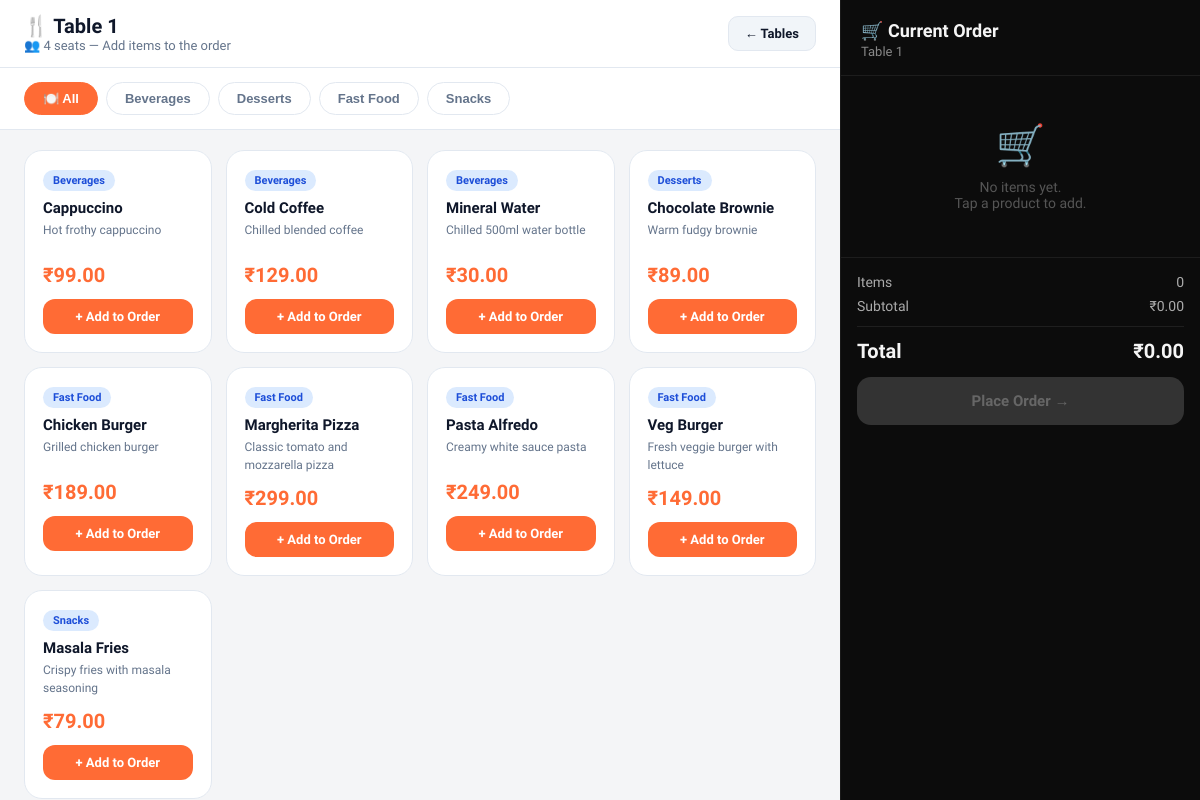
The page /pos/order.php?table_id=1 (signed in) on the database its author committed.
### tables this page shows
CREATE TABLE `restaurant_tables` (
  `id` int(11) NOT NULL AUTO_INCREMENT,
  `table_number` varchar(20) NOT NULL,
  `seats` int(11) NOT NULL,
  `status` enum('free','occupied') DEFAULT 'free',
  `active` enum('yes','no') DEFAULT 'yes',
  `created_at` timestamp NOT NULL DEFAULT current_timestamp(),
  PRIMARY KEY (`id`)
);

CREATE TABLE `products` (
  `id` int(11) NOT NULL AUTO_INCREMENT,
  `name` varchar(120) NOT NULL,
  `category_id` int(11) DEFAULT NULL,
  `category` varchar(100) DEFAULT NULL,
  `price` decimal(10,2) NOT NULL,
  `unit` varchar(50) DEFAULT 'Plate',
  `tax` decimal(5,2) DEFAULT 0.00,
  `description` text DEFAULT NULL,
  `created_at` timestamp NOT NULL DEFAULT current_timestamp(),
  PRIMARY KEY (`id`)
);

CREATE TABLE `categories` (
  `id` int(11) NOT NULL AUTO_INCREMENT,
  `category_name` varchar(100) NOT NULL,
  `status` enum('active','inactive') DEFAULT 'active',
  `created_at` timestamp NOT NULL DEFAULT current_timestamp(),
  PRIMARY KEY (`id`),
  UNIQUE KEY `category_name` (`category_name`)
);

### pos/order.php (the view, shortened to what this page needs)
<?php
include("../config/db.php");
$table_id = intval($_GET['table_id']);
$table_q  = mysqli_query($conn, "SELECT * FROM restaurant_tables WHERE id=$table_id AND active='yes'");
$table    = mysqli_fetch_assoc($table_q);
$products = mysqli_query($conn, "SELECT p.*, c.category_name
FROM products p
LEFT JOIN categories c ON p.category_id = c.id
ORDER BY c.category_name ASC, p.name ASC");
$cats_q = mysqli_query($conn, "SELECT DISTINCT c.category_name FROM categories c
INNER JOIN products p ON p.category_id = c.id
WHERE c.status='active'
ORDER BY c.category_name ASC");
$categories = [];
while ($c = mysqli_fetch_assoc($cats_q)) $categories[] = $c['category_name'];
?>
<!DOCTYPE html>
<html lang="en">
<head>
</head>
<body>
<div class="layout">
    <div class="left">
        <div class="topbar">
            <div>
                <h1>🍴 <?php echo htmlspecialchars($table['table_number']); ?></h1>
                <p>👥 <?php echo $table['seats']; ?> seats — Add items to the order</p>
            </div>
            <a class="btn-back" href="index.php">← Tables</a>
        </div>
        <div class="cat-tabs">
            <button class="cat-tab active" onclick="filterCat('all', this)">🍽️ All</button>
            <?php foreach ($categories as $cat): ?>
                <button class="cat-tab" onclick="filterCat('<?php echo htmlspecialchars(addslashes($cat)); ?>', this)">
                    <?php echo htmlspecialchars($cat); ?>
                </button>
            <?php endforeach; ?>
        </div>
        <div class="products-area">
            <div class="product-grid" id="productGrid">
                <?php while ($row = mysqli_fetch_assoc($products)): ?>
                <div class="product-card" data-cat="<?php echo htmlspecialchars($row['category_name']); ?>">
                    <div class="p-cat"><?php echo htmlspecialchars($row['category_name']); ?></div>
                    <div class="p-name"><?php echo htmlspecialchars($row['name']); ?></div>
                    <div class="p-desc"><?php echo htmlspecialchars($row['description'] ?: 'Fresh and delicious'); ?></div>
                    <div class="p-price">₹<?php echo number_format($row['price'], 2); ?></div>
                    <button class="add-btn" onclick="addToCart(<?php echo $row['id']; ?>, '<?php echo addslashes(htmlspecialchars($row['name'])); ?>', <?php echo floatval($row['price']); ?>)">
                        + Add to Order
                    </button>
                </div>
                <?php endwhile; ?>
            </div>
        </div>
    </div>
    <div class="right">
        <div class="cart-header">
            <h2>🛒 Current Order</h2>
            <p><?php echo htmlspecialchars($table['table_number']); ?></p>
        </div>
        <form action="save_order.php" method="POST" onsubmit="return prepareOrder()" id="orderForm">
            <div class="cart-items" id="cartItems">
                <div class="empty-cart">
                    <div class="empty-cart-icon">🛒</div>
                    <p style="font-size:14px;">No items yet.<br>Tap a product to add.</p>
                </div>
            </div>
            <div class="cart-footer">
                <div class="summary-row"><span>Items</span><span id="totalItems">0</span></div>
                <div class="summary-row"><span>Subtotal</span><span>₹<span id="subtotal">0.00</span></span></div>
                <hr class="divider">
                <div class="grand-row"><span>Total</span><span>₹<span id="grandTotal">0.00</span></span></div>
                <button type="submit" class="place-btn" id="placeBtn" disabled>Place Order →</button>
            </div>
        </form>
    </div>
</div>
</body>
</html>

### pos/order.php (style rules this page uses)
*,*::before,*::after { margin:0;padding:0;box-sizing:border-box; }
:root { --primary:#FF6B35;--primary-dark:#E85520;--bg:#F4F5F7;--text:#0F172A;--muted:#64748B;--border:#E2E8F0;--card:#FFF;--sidebar:#0C0C0C;--sidebar-text:#F5F5F5; }
body { font-family:'Sora',sans-serif;background:var(--bg);color:var(--text);height:100vh;overflow:hidden; }
.layout { display:grid;grid-template-columns:1fr 360px;height:100vh; }
.left { display:flex;flex-direction:column;overflow:hidden; }
.topbar { background:white;border-bottom:1px solid var(--border);padding:14px 24px;display:flex;justify-content:space-between;align-items:center;flex-wrap:wrap;gap:10px;flex-shrink:0; }
.topbar h1 { font-size:20px;font-weight:800; }
.topbar p { font-size:13px;color:var(--muted); }
.btn-back { text-decoration:none;background:#F1F5F9;color:var(--text);border:1px solid var(--border);padding:9px 16px;border-radius:10px;font-size:13px;font-weight:600;display:inline-flex;align-items:center;gap:6px;transition:0.2s; }
.cat-tabs { display:flex;gap:8px;padding:14px 24px;border-bottom:1px solid var(--border);background:white;overflow-x:auto;flex-shrink:0;scrollbar-width:none; }
.cat-tab { padding:8px 18px;border-radius:999px;font-size:13px;font-weight:600;cursor:pointer;border:1px solid var(--border);background:white;color:var(--muted);transition:0.2s;white-space:nowrap; }
.cat-tab.active,.cat-tab:hover { background:var(--primary);color:white;border-color:var(--primary); }
.products-area { flex:1;overflow-y:auto;padding:20px 24px; }
.product-grid { display:grid;grid-template-columns:repeat(auto-fill,minmax(185px,1fr));gap:14px; }
.product-card { background:white;border:1px solid var(--border);border-radius:18px;padding:18px;transition:all 0.2s;cursor:pointer; }
.p-cat { display:inline-block;background:#DBEAFE;color:#1D4ED8;padding:4px 10px;border-radius:999px;font-size:11px;font-weight:700;margin-bottom:8px; }
.p-name { font-size:15px;font-weight:700;margin-bottom:4px; }
.p-desc { font-size:12px;color:var(--muted);margin-bottom:12px;line-height:1.5;min-height:30px; }
.p-price { font-size:20px;font-weight:800;color:var(--primary);margin-bottom:12px; }
.add-btn { width:100%;padding:10px;background:var(--primary);color:white;border:none;border-radius:12px;font-family:'Sora',sans-serif;font-size:13px;font-weight:700;cursor:pointer;transition:0.2s; }
.right { background:var(--sidebar);color:var(--sidebar-text);display:flex;flex-direction:column;border-left:1px solid rgba(255,255,255,0.06); }
.cart-header { padding:20px 20px 16px;border-bottom:1px solid rgba(255,255,255,0.07); }
.cart-header h2 { font-size:18px;font-weight:800; }
.cart-header p { font-size:13px;color:#888;margin-top:3px; }
.cart-items { flex:1;overflow-y:auto;padding:14px 16px;display:flex;flex-direction:column;gap:10px; }
.empty-cart { text-align:center;padding:32px 16px;color:#555; }
.empty-cart-icon { font-size:40px;margin-bottom:10px; }
.cart-footer { padding:16px;border-top:1px solid rgba(255,255,255,0.07); }
.summary-row { display:flex;justify-content:space-between;font-size:14px;color:#aaa;margin-bottom:8px; }
.grand-row { display:flex;justify-content:space-between;font-size:20px;font-weight:800;margin-top:10px; }
.divider { border:none;border-top:1px solid rgba(255,255,255,0.08);margin:12px 0; }
.place-btn { width:100%;margin-top:14px;padding:15px;background:var(--primary);color:white;border:none;border-radius:14px;font-family:'Sora',sans-serif;font-size:15px;font-weight:800;cursor:pointer;transition:0.2s; }
.place-btn:disabled { background:#333;color:#666;cursor:not-allowed;transform:none; }

### rows shown on the page
restaurant_tables: table_number "Table 1", seats "4"
products: category.category_name "Beverages", name "Cappuccino", description "Hot frothy cappuccino", price "99.00"
products: category.category_name "Beverages", name "Cold Coffee", description "Chilled blended coffee", price "129.00"
products: category.category_name "Beverages", name "Mineral Water", description "Chilled 500ml water bottle", price "30.00"
products: category.category_name "Desserts", name "Chocolate Brownie", description "Warm fudgy brownie", price "89.00"
products: category.category_name "Fast Food", name "Chicken Burger", description "Grilled chicken burger", price "189.00"
products: category.category_name "Fast Food", name "Margherita Pizza", description "Classic tomato and mozzarella pizza", price "299.00"
products: category.category_name "Fast Food", name "Pasta Alfredo", description "Creamy white sauce pasta", price "249.00"
products: category.category_name "Fast Food", name "Veg Burger", description "Fresh veggie burger with lettuce", price "149.00"
products: category.category_name "Snacks", name "Masala Fries", description "Crispy fries with masala seasoning", price "79.00"

### other values the page prints
$cat "Beverages"
$cat "Desserts"
$cat "Fast Food"
$cat "Snacks"
